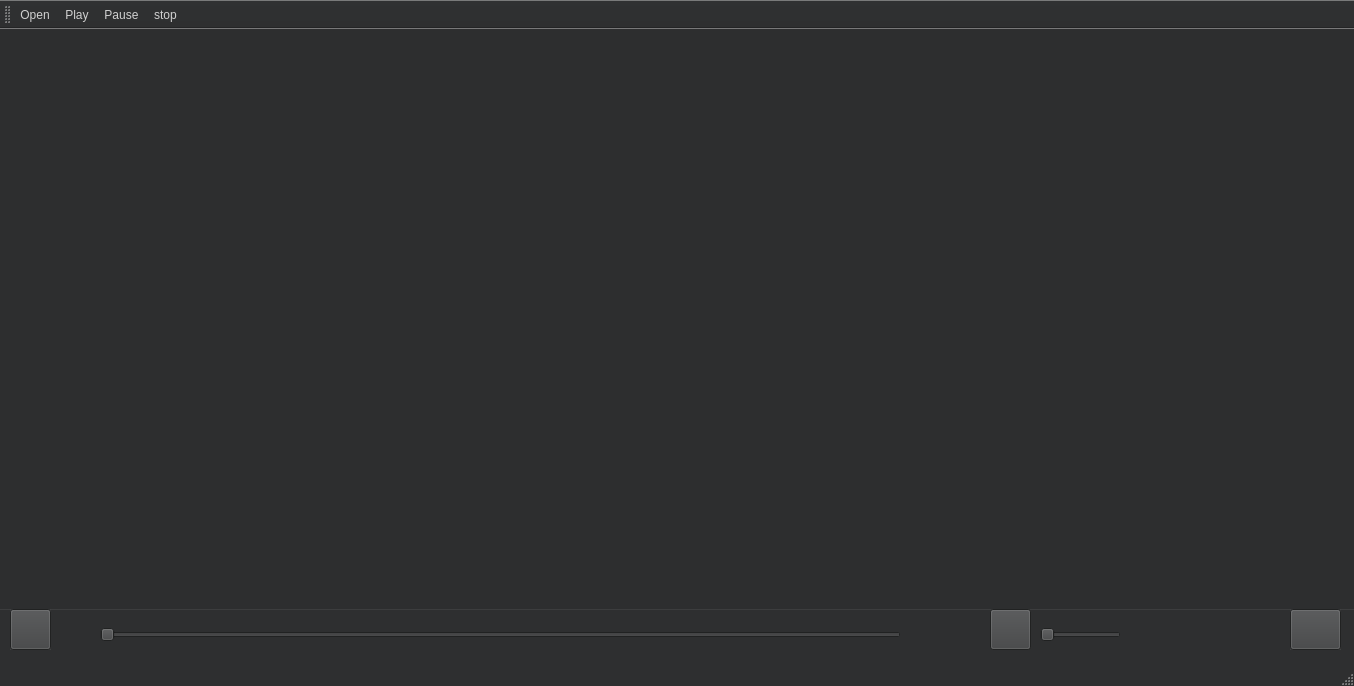
<?xml version="1.0" encoding="UTF-8"?>
<ui version="4.0">
 <class>MainWindow</class>
 <widget class="QMainWindow" name="MainWindow">
  <property name="geometry">
   <rect>
    <x>0</x>
    <y>0</y>
    <width>1354</width>
    <height>686</height>
   </rect>
  </property>
  <property name="palette">
   <palette>
    <active>
     <colorrole role="WindowText">
      <brush brushstyle="SolidPattern">
       <color alpha="255">
        <red>255</red>
        <green>255</green>
        <blue>255</blue>
       </color>
      </brush>
     </colorrole>
     <colorrole role="Button">
      <brush brushstyle="SolidPattern">
       <color alpha="255">
        <red>40</red>
        <green>40</green>
        <blue>40</blue>
       </color>
      </brush>
     </colorrole>
     <colorrole role="Light">
      <brush brushstyle="SolidPattern">
       <color alpha="255">
        <red>60</red>
        <green>60</green>
        <blue>60</blue>
       </color>
      </brush>
     </colorrole>
     <colorrole role="Midlight">
      <brush brushstyle="SolidPattern">
       <color alpha="255">
        <red>50</red>
        <green>50</green>
        <blue>50</blue>
       </color>
      </brush>
     </colorrole>
     <colorrole role="Dark">
      <brush brushstyle="SolidPattern">
       <color alpha="255">
        <red>20</red>
        <green>20</green>
        <blue>20</blue>
       </color>
      </brush>
     </colorrole>
     <colorrole role="Mid">
      <brush brushstyle="SolidPattern">
       <color alpha="255">
        <red>27</red>
        <green>27</green>
        <blue>27</blue>
       </color>
      </brush>
     </colorrole>
     <colorrole role="Text">
      <brush brushstyle="SolidPattern">
       <color alpha="255">
        <red>255</red>
        <green>255</green>
        <blue>255</blue>
       </color>
      </brush>
     </colorrole>
     <colorrole role="BrightText">
      <brush brushstyle="SolidPattern">
       <color alpha="255">
        <red>255</red>
        <green>255</green>
        <blue>255</blue>
       </color>
      </brush>
     </colorrole>
     <colorrole role="ButtonText">
      <brush brushstyle="SolidPattern">
       <color alpha="255">
        <red>255</red>
        <green>255</green>
        <blue>255</blue>
       </color>
      </brush>
     </colorrole>
     <colorrole role="Base">
      <brush brushstyle="SolidPattern">
       <color alpha="255">
        <red>0</red>
        <green>0</green>
        <blue>0</blue>
       </color>
      </brush>
     </colorrole>
     <colorrole role="Window">
      <brush brushstyle="SolidPattern">
       <color alpha="255">
        <red>40</red>
        <green>40</green>
        <blue>40</blue>
       </color>
      </brush>
     </colorrole>
     <colorrole role="Shadow">
      <brush brushstyle="SolidPattern">
       <color alpha="255">
        <red>0</red>
        <green>0</green>
        <blue>0</blue>
       </color>
      </brush>
     </colorrole>
     <colorrole role="AlternateBase">
      <brush brushstyle="SolidPattern">
       <color alpha="255">
        <red>20</red>
        <green>20</green>
        <blue>20</blue>
       </color>
      </brush>
     </colorrole>
     <colorrole role="ToolTipBase">
      <brush brushstyle="SolidPattern">
       <color alpha="255">
        <red>255</red>
        <green>255</green>
        <blue>220</blue>
       </color>
      </brush>
     </colorrole>
     <colorrole role="ToolTipText">
      <brush brushstyle="SolidPattern">
       <color alpha="255">
        <red>0</red>
        <green>0</green>
        <blue>0</blue>
       </color>
      </brush>
     </colorrole>
    </active>
    <inactive>
     <colorrole role="WindowText">
      <brush brushstyle="SolidPattern">
       <color alpha="255">
        <red>208</red>
        <green>208</green>
        <blue>208</blue>
       </color>
      </brush>
     </colorrole>
     <colorrole role="Button">
      <brush brushstyle="SolidPattern">
       <color alpha="255">
        <red>64</red>
        <green>65</green>
        <blue>66</blue>
       </color>
      </brush>
     </colorrole>
     <colorrole role="Light">
      <brush brushstyle="SolidPattern">
       <color alpha="255">
        <red>255</red>
        <green>255</green>
        <blue>255</blue>
       </color>
      </brush>
     </colorrole>
     <colorrole role="Midlight">
      <brush brushstyle="SolidPattern">
       <color alpha="255">
        <red>227</red>
        <green>227</green>
        <blue>227</blue>
       </color>
      </brush>
     </colorrole>
     <colorrole role="Dark">
      <brush brushstyle="SolidPattern">
       <color alpha="255">
        <red>64</red>
        <green>65</green>
        <blue>66</blue>
       </color>
      </brush>
     </colorrole>
     <colorrole role="Mid">
      <brush brushstyle="SolidPattern">
       <color alpha="255">
        <red>160</red>
        <green>160</green>
        <blue>160</blue>
       </color>
      </brush>
     </colorrole>
     <colorrole role="Text">
      <brush brushstyle="SolidPattern">
       <color alpha="255">
        <red>208</red>
        <green>208</green>
        <blue>208</blue>
       </color>
      </brush>
     </colorrole>
     <colorrole role="BrightText">
      <brush brushstyle="SolidPattern">
       <color alpha="255">
        <red>255</red>
        <green>51</green>
        <blue>51</blue>
       </color>
      </brush>
     </colorrole>
     <colorrole role="ButtonText">
      <brush brushstyle="SolidPattern">
       <color alpha="255">
        <red>208</red>
        <green>208</green>
        <blue>208</blue>
       </color>
      </brush>
     </colorrole>
     <colorrole role="Base">
      <brush brushstyle="SolidPattern">
       <color alpha="255">
        <red>46</red>
        <green>47</green>
        <blue>48</blue>
       </color>
      </brush>
     </colorrole>
     <colorrole role="Window">
      <brush brushstyle="SolidPattern">
       <color alpha="255">
        <red>46</red>
        <green>47</green>
        <blue>48</blue>
       </color>
      </brush>
     </colorrole>
     <colorrole role="Shadow">
      <brush brushstyle="SolidPattern">
       <color alpha="255">
        <red>105</red>
        <green>105</green>
        <blue>105</blue>
       </color>
      </brush>
     </colorrole>
     <colorrole role="AlternateBase">
      <brush brushstyle="SolidPattern">
       <color alpha="255">
        <red>53</red>
        <green>54</green>
        <blue>55</blue>
       </color>
      </brush>
     </colorrole>
     <colorrole role="ToolTipBase">
      <brush brushstyle="SolidPattern">
       <color alpha="255">
        <red>64</red>
        <green>65</green>
        <blue>66</blue>
       </color>
      </brush>
     </colorrole>
     <colorrole role="ToolTipText">
      <brush brushstyle="SolidPattern">
       <color alpha="255">
        <red>208</red>
        <green>208</green>
        <blue>208</blue>
       </color>
      </brush>
     </colorrole>
    </inactive>
    <disabled>
     <colorrole role="WindowText">
      <brush brushstyle="SolidPattern">
       <color alpha="255">
        <red>20</red>
        <green>20</green>
        <blue>20</blue>
       </color>
      </brush>
     </colorrole>
     <colorrole role="Button">
      <brush brushstyle="SolidPattern">
       <color alpha="255">
        <red>40</red>
        <green>40</green>
        <blue>40</blue>
       </color>
      </brush>
     </colorrole>
     <colorrole role="Light">
      <brush brushstyle="SolidPattern">
       <color alpha="255">
        <red>60</red>
        <green>60</green>
        <blue>60</blue>
       </color>
      </brush>
     </colorrole>
     <colorrole role="Midlight">
      <brush brushstyle="SolidPattern">
       <color alpha="255">
        <red>50</red>
        <green>50</green>
        <blue>50</blue>
       </color>
      </brush>
     </colorrole>
     <colorrole role="Dark">
      <brush brushstyle="SolidPattern">
       <color alpha="255">
        <red>20</red>
        <green>20</green>
        <blue>20</blue>
       </color>
      </brush>
     </colorrole>
     <colorrole role="Mid">
      <brush brushstyle="SolidPattern">
       <color alpha="255">
        <red>27</red>
        <green>27</green>
        <blue>27</blue>
       </color>
      </brush>
     </colorrole>
     <colorrole role="Text">
      <brush brushstyle="SolidPattern">
       <color alpha="255">
        <red>20</red>
        <green>20</green>
        <blue>20</blue>
       </color>
      </brush>
     </colorrole>
     <colorrole role="BrightText">
      <brush brushstyle="SolidPattern">
       <color alpha="255">
        <red>255</red>
        <green>255</green>
        <blue>255</blue>
       </color>
      </brush>
     </colorrole>
     <colorrole role="ButtonText">
      <brush brushstyle="SolidPattern">
       <color alpha="255">
        <red>20</red>
        <green>20</green>
        <blue>20</blue>
       </color>
      </brush>
     </colorrole>
     <colorrole role="Base">
      <brush brushstyle="SolidPattern">
       <color alpha="255">
        <red>40</red>
        <green>40</green>
        <blue>40</blue>
       </color>
      </brush>
     </colorrole>
     <colorrole role="Window">
      <brush brushstyle="SolidPattern">
       <color alpha="255">
        <red>40</red>
        <green>40</green>
        <blue>40</blue>
       </color>
      </brush>
     </colorrole>
     <colorrole role="Shadow">
      <brush brushstyle="SolidPattern">
       <color alpha="255">
        <red>0</red>
        <green>0</green>
        <blue>0</blue>
       </color>
      </brush>
     </colorrole>
     <colorrole role="AlternateBase">
      <brush brushstyle="SolidPattern">
       <color alpha="255">
        <red>53</red>
        <green>54</green>
        <blue>55</blue>
       </color>
      </brush>
     </colorrole>
     <colorrole role="ToolTipBase">
      <brush brushstyle="SolidPattern">
       <color alpha="255">
        <red>64</red>
        <green>65</green>
        <blue>66</blue>
       </color>
      </brush>
     </colorrole>
     <colorrole role="ToolTipText">
      <brush brushstyle="SolidPattern">
       <color alpha="255">
        <red>208</red>
        <green>208</green>
        <blue>208</blue>
       </color>
      </brush>
     </colorrole>
    </disabled>
   </palette>
  </property>
  <property name="mouseTracking">
   <bool>false</bool>
  </property>
  <property name="acceptDrops">
   <bool>false</bool>
  </property>
  <property name="windowTitle">
   <string>MainWindow</string>
  </property>
  <property name="windowOpacity">
   <double>1.000000000000000</double>
  </property>
  <widget class="QWidget" name="centralwidget">
   <widget class="QSlider" name="volumeSlider">
    <property name="geometry">
     <rect>
      <x>1040</x>
      <y>590</y>
      <width>81</width>
      <height>31</height>
     </rect>
    </property>
    <property name="palette">
     <palette>
      <active>
       <colorrole role="WindowText">
        <brush brushstyle="SolidPattern">
         <color alpha="255">
          <red>255</red>
          <green>255</green>
          <blue>255</blue>
         </color>
        </brush>
       </colorrole>
       <colorrole role="Button">
        <brush brushstyle="SolidPattern">
         <color alpha="255">
          <red>0</red>
          <green>0</green>
          <blue>0</blue>
         </color>
        </brush>
       </colorrole>
       <colorrole role="Light">
        <brush brushstyle="SolidPattern">
         <color alpha="255">
          <red>0</red>
          <green>0</green>
          <blue>0</blue>
         </color>
        </brush>
       </colorrole>
       <colorrole role="Midlight">
        <brush brushstyle="SolidPattern">
         <color alpha="255">
          <red>0</red>
          <green>0</green>
          <blue>0</blue>
         </color>
        </brush>
       </colorrole>
       <colorrole role="Dark">
        <brush brushstyle="SolidPattern">
         <color alpha="255">
          <red>0</red>
          <green>0</green>
          <blue>0</blue>
         </color>
        </brush>
       </colorrole>
       <colorrole role="Mid">
        <brush brushstyle="SolidPattern">
         <color alpha="255">
          <red>0</red>
          <green>0</green>
          <blue>0</blue>
         </color>
        </brush>
       </colorrole>
       <colorrole role="Text">
        <brush brushstyle="SolidPattern">
         <color alpha="255">
          <red>255</red>
          <green>255</green>
          <blue>255</blue>
         </color>
        </brush>
       </colorrole>
       <colorrole role="BrightText">
        <brush brushstyle="SolidPattern">
         <color alpha="255">
          <red>255</red>
          <green>255</green>
          <blue>255</blue>
         </color>
        </brush>
       </colorrole>
       <colorrole role="ButtonText">
        <brush brushstyle="SolidPattern">
         <color alpha="255">
          <red>255</red>
          <green>255</green>
          <blue>255</blue>
         </color>
        </brush>
       </colorrole>
       <colorrole role="Base">
        <brush brushstyle="SolidPattern">
         <color alpha="255">
          <red>0</red>
          <green>0</green>
          <blue>0</blue>
         </color>
        </brush>
       </colorrole>
       <colorrole role="Window">
        <brush brushstyle="SolidPattern">
         <color alpha="255">
          <red>0</red>
          <green>0</green>
          <blue>0</blue>
         </color>
        </brush>
       </colorrole>
       <colorrole role="Shadow">
        <brush brushstyle="SolidPattern">
         <color alpha="255">
          <red>0</red>
          <green>0</green>
          <blue>0</blue>
         </color>
        </brush>
       </colorrole>
       <colorrole role="AlternateBase">
        <brush brushstyle="SolidPattern">
         <color alpha="255">
          <red>0</red>
          <green>0</green>
          <blue>0</blue>
         </color>
        </brush>
       </colorrole>
       <colorrole role="ToolTipBase">
        <brush brushstyle="SolidPattern">
         <color alpha="255">
          <red>255</red>
          <green>255</green>
          <blue>220</blue>
         </color>
        </brush>
       </colorrole>
       <colorrole role="ToolTipText">
        <brush brushstyle="SolidPattern">
         <color alpha="255">
          <red>0</red>
          <green>0</green>
          <blue>0</blue>
         </color>
        </brush>
       </colorrole>
      </active>
      <inactive>
       <colorrole role="WindowText">
        <brush brushstyle="SolidPattern">
         <color alpha="255">
          <red>208</red>
          <green>208</green>
          <blue>208</blue>
         </color>
        </brush>
       </colorrole>
       <colorrole role="Button">
        <brush brushstyle="SolidPattern">
         <color alpha="255">
          <red>64</red>
          <green>65</green>
          <blue>66</blue>
         </color>
        </brush>
       </colorrole>
       <colorrole role="Light">
        <brush brushstyle="SolidPattern">
         <color alpha="255">
          <red>255</red>
          <green>255</green>
          <blue>255</blue>
         </color>
        </brush>
       </colorrole>
       <colorrole role="Midlight">
        <brush brushstyle="SolidPattern">
         <color alpha="255">
          <red>227</red>
          <green>227</green>
          <blue>227</blue>
         </color>
        </brush>
       </colorrole>
       <colorrole role="Dark">
        <brush brushstyle="SolidPattern">
         <color alpha="255">
          <red>64</red>
          <green>65</green>
          <blue>66</blue>
         </color>
        </brush>
       </colorrole>
       <colorrole role="Mid">
        <brush brushstyle="SolidPattern">
         <color alpha="255">
          <red>160</red>
          <green>160</green>
          <blue>160</blue>
         </color>
        </brush>
       </colorrole>
       <colorrole role="Text">
        <brush brushstyle="SolidPattern">
         <color alpha="255">
          <red>208</red>
          <green>208</green>
          <blue>208</blue>
         </color>
        </brush>
       </colorrole>
       <colorrole role="BrightText">
        <brush brushstyle="SolidPattern">
         <color alpha="255">
          <red>255</red>
          <green>51</green>
          <blue>51</blue>
         </color>
        </brush>
       </colorrole>
       <colorrole role="ButtonText">
        <brush brushstyle="SolidPattern">
         <color alpha="255">
          <red>208</red>
          <green>208</green>
          <blue>208</blue>
         </color>
        </brush>
       </colorrole>
       <colorrole role="Base">
        <brush brushstyle="SolidPattern">
         <color alpha="255">
          <red>46</red>
          <green>47</green>
          <blue>48</blue>
         </color>
        </brush>
       </colorrole>
       <colorrole role="Window">
        <brush brushstyle="SolidPattern">
         <color alpha="255">
          <red>46</red>
          <green>47</green>
          <blue>48</blue>
         </color>
        </brush>
       </colorrole>
       <colorrole role="Shadow">
        <brush brushstyle="SolidPattern">
         <color alpha="255">
          <red>105</red>
          <green>105</green>
          <blue>105</blue>
         </color>
        </brush>
       </colorrole>
       <colorrole role="AlternateBase">
        <brush brushstyle="SolidPattern">
         <color alpha="255">
          <red>53</red>
          <green>54</green>
          <blue>55</blue>
         </color>
        </brush>
       </colorrole>
       <colorrole role="ToolTipBase">
        <brush brushstyle="SolidPattern">
         <color alpha="255">
          <red>64</red>
          <green>65</green>
          <blue>66</blue>
         </color>
        </brush>
       </colorrole>
       <colorrole role="ToolTipText">
        <brush brushstyle="SolidPattern">
         <color alpha="255">
          <red>208</red>
          <green>208</green>
          <blue>208</blue>
         </color>
        </brush>
       </colorrole>
      </inactive>
      <disabled>
       <colorrole role="WindowText">
        <brush brushstyle="SolidPattern">
         <color alpha="255">
          <red>0</red>
          <green>0</green>
          <blue>0</blue>
         </color>
        </brush>
       </colorrole>
       <colorrole role="Button">
        <brush brushstyle="SolidPattern">
         <color alpha="255">
          <red>0</red>
          <green>0</green>
          <blue>0</blue>
         </color>
        </brush>
       </colorrole>
       <colorrole role="Light">
        <brush brushstyle="SolidPattern">
         <color alpha="255">
          <red>0</red>
          <green>0</green>
          <blue>0</blue>
         </color>
        </brush>
       </colorrole>
       <colorrole role="Midlight">
        <brush brushstyle="SolidPattern">
         <color alpha="255">
          <red>0</red>
          <green>0</green>
          <blue>0</blue>
         </color>
        </brush>
       </colorrole>
       <colorrole role="Dark">
        <brush brushstyle="SolidPattern">
         <color alpha="255">
          <red>0</red>
          <green>0</green>
          <blue>0</blue>
         </color>
        </brush>
       </colorrole>
       <colorrole role="Mid">
        <brush brushstyle="SolidPattern">
         <color alpha="255">
          <red>0</red>
          <green>0</green>
          <blue>0</blue>
         </color>
        </brush>
       </colorrole>
       <colorrole role="Text">
        <brush brushstyle="SolidPattern">
         <color alpha="255">
          <red>0</red>
          <green>0</green>
          <blue>0</blue>
         </color>
        </brush>
       </colorrole>
       <colorrole role="BrightText">
        <brush brushstyle="SolidPattern">
         <color alpha="255">
          <red>255</red>
          <green>255</green>
          <blue>255</blue>
         </color>
        </brush>
       </colorrole>
       <colorrole role="ButtonText">
        <brush brushstyle="SolidPattern">
         <color alpha="255">
          <red>0</red>
          <green>0</green>
          <blue>0</blue>
         </color>
        </brush>
       </colorrole>
       <colorrole role="Base">
        <brush brushstyle="SolidPattern">
         <color alpha="255">
          <red>0</red>
          <green>0</green>
          <blue>0</blue>
         </color>
        </brush>
       </colorrole>
       <colorrole role="Window">
        <brush brushstyle="SolidPattern">
         <color alpha="255">
          <red>0</red>
          <green>0</green>
          <blue>0</blue>
         </color>
        </brush>
       </colorrole>
       <colorrole role="Shadow">
        <brush brushstyle="SolidPattern">
         <color alpha="255">
          <red>0</red>
          <green>0</green>
          <blue>0</blue>
         </color>
        </brush>
       </colorrole>
       <colorrole role="AlternateBase">
        <brush brushstyle="SolidPattern">
         <color alpha="255">
          <red>53</red>
          <green>54</green>
          <blue>55</blue>
         </color>
        </brush>
       </colorrole>
       <colorrole role="ToolTipBase">
        <brush brushstyle="SolidPattern">
         <color alpha="255">
          <red>64</red>
          <green>65</green>
          <blue>66</blue>
         </color>
        </brush>
       </colorrole>
       <colorrole role="ToolTipText">
        <brush brushstyle="SolidPattern">
         <color alpha="255">
          <red>208</red>
          <green>208</green>
          <blue>208</blue>
         </color>
        </brush>
       </colorrole>
      </disabled>
     </palette>
    </property>
    <property name="autoFillBackground">
     <bool>false</bool>
    </property>
    <property name="orientation">
     <enum>Qt::Horizontal</enum>
    </property>
   </widget>
   <widget class="QGroupBox" name="groupBox">
    <property name="geometry">
     <rect>
      <x>-10</x>
      <y>-20</y>
      <width>1381</width>
      <height>601</height>
     </rect>
    </property>
    <property name="title">
     <string>GroupBox</string>
    </property>
   </widget>
   <widget class="QWidget" name="verticalLayoutWidget">
    <property name="geometry">
     <rect>
      <x>100</x>
      <y>580</y>
      <width>801</width>
      <height>51</height>
     </rect>
    </property>
    <layout class="QVBoxLayout" name="verticalLayout">
     <item>
      <widget class="QSlider" name="durationSlider">
       <property name="orientation">
        <enum>Qt::Horizontal</enum>
       </property>
      </widget>
     </item>
    </layout>
   </widget>
   <widget class="QPushButton" name="playButton">
    <property name="geometry">
     <rect>
      <x>10</x>
      <y>580</y>
      <width>41</width>
      <height>41</height>
     </rect>
    </property>
    <property name="baseSize">
     <size>
      <width>20</width>
      <height>20</height>
     </size>
    </property>
    <property name="palette">
     <palette>
      <active>
       <colorrole role="WindowText">
        <brush brushstyle="SolidPattern">
         <color alpha="255">
          <red>255</red>
          <green>255</green>
          <blue>255</blue>
         </color>
        </brush>
       </colorrole>
       <colorrole role="Button">
        <brush brushstyle="SolidPattern">
         <color alpha="255">
          <red>0</red>
          <green>0</green>
          <blue>0</blue>
         </color>
        </brush>
       </colorrole>
       <colorrole role="Light">
        <brush brushstyle="SolidPattern">
         <color alpha="255">
          <red>0</red>
          <green>0</green>
          <blue>0</blue>
         </color>
        </brush>
       </colorrole>
       <colorrole role="Midlight">
        <brush brushstyle="SolidPattern">
         <color alpha="255">
          <red>0</red>
          <green>0</green>
          <blue>0</blue>
         </color>
        </brush>
       </colorrole>
       <colorrole role="Dark">
        <brush brushstyle="SolidPattern">
         <color alpha="255">
          <red>0</red>
          <green>0</green>
          <blue>0</blue>
         </color>
        </brush>
       </colorrole>
       <colorrole role="Mid">
        <brush brushstyle="SolidPattern">
         <color alpha="255">
          <red>0</red>
          <green>0</green>
          <blue>0</blue>
         </color>
        </brush>
       </colorrole>
       <colorrole role="Text">
        <brush brushstyle="SolidPattern">
         <color alpha="255">
          <red>255</red>
          <green>255</green>
          <blue>255</blue>
         </color>
        </brush>
       </colorrole>
       <colorrole role="BrightText">
        <brush brushstyle="SolidPattern">
         <color alpha="255">
          <red>255</red>
          <green>255</green>
          <blue>255</blue>
         </color>
        </brush>
       </colorrole>
       <colorrole role="ButtonText">
        <brush brushstyle="SolidPattern">
         <color alpha="255">
          <red>255</red>
          <green>255</green>
          <blue>255</blue>
         </color>
        </brush>
       </colorrole>
       <colorrole role="Base">
        <brush brushstyle="SolidPattern">
         <color alpha="255">
          <red>0</red>
          <green>0</green>
          <blue>0</blue>
         </color>
        </brush>
       </colorrole>
       <colorrole role="Window">
        <brush brushstyle="SolidPattern">
         <color alpha="255">
          <red>0</red>
          <green>0</green>
          <blue>0</blue>
         </color>
        </brush>
       </colorrole>
       <colorrole role="Shadow">
        <brush brushstyle="SolidPattern">
         <color alpha="255">
          <red>0</red>
          <green>0</green>
          <blue>0</blue>
         </color>
        </brush>
       </colorrole>
       <colorrole role="AlternateBase">
        <brush brushstyle="SolidPattern">
         <color alpha="255">
          <red>0</red>
          <green>0</green>
          <blue>0</blue>
         </color>
        </brush>
       </colorrole>
       <colorrole role="ToolTipBase">
        <brush brushstyle="SolidPattern">
         <color alpha="255">
          <red>255</red>
          <green>255</green>
          <blue>220</blue>
         </color>
        </brush>
       </colorrole>
       <colorrole role="ToolTipText">
        <brush brushstyle="SolidPattern">
         <color alpha="255">
          <red>0</red>
          <green>0</green>
          <blue>0</blue>
         </color>
        </brush>
       </colorrole>
      </active>
      <inactive>
       <colorrole role="WindowText">
        <brush brushstyle="SolidPattern">
         <color alpha="255">
          <red>208</red>
          <green>208</green>
          <blue>208</blue>
         </color>
        </brush>
       </colorrole>
       <colorrole role="Button">
        <brush brushstyle="SolidPattern">
         <color alpha="255">
          <red>64</red>
          <green>65</green>
          <blue>66</blue>
         </color>
        </brush>
       </colorrole>
       <colorrole role="Light">
        <brush brushstyle="SolidPattern">
         <color alpha="255">
          <red>255</red>
          <green>255</green>
          <blue>255</blue>
         </color>
        </brush>
       </colorrole>
       <colorrole role="Midlight">
        <brush brushstyle="SolidPattern">
         <color alpha="255">
          <red>227</red>
          <green>227</green>
          <blue>227</blue>
         </color>
        </brush>
       </colorrole>
       <colorrole role="Dark">
        <brush brushstyle="SolidPattern">
         <color alpha="255">
          <red>64</red>
          <green>65</green>
          <blue>66</blue>
         </color>
        </brush>
       </colorrole>
       <colorrole role="Mid">
        <brush brushstyle="SolidPattern">
         <color alpha="255">
          <red>160</red>
          <green>160</green>
          <blue>160</blue>
         </color>
        </brush>
       </colorrole>
       <colorrole role="Text">
        <brush brushstyle="SolidPattern">
         <color alpha="255">
          <red>208</red>
          <green>208</green>
          <blue>208</blue>
         </color>
        </brush>
       </colorrole>
       <colorrole role="BrightText">
        <brush brushstyle="SolidPattern">
         <color alpha="255">
          <red>255</red>
          <green>51</green>
          <blue>51</blue>
         </color>
        </brush>
       </colorrole>
       <colorrole role="ButtonText">
        <brush brushstyle="SolidPattern">
         <color alpha="255">
          <red>208</red>
          <green>208</green>
          <blue>208</blue>
         </color>
        </brush>
       </colorrole>
       <colorrole role="Base">
        <brush brushstyle="SolidPattern">
         <color alpha="255">
          <red>46</red>
          <green>47</green>
          <blue>48</blue>
         </color>
        </brush>
       </colorrole>
       <colorrole role="Window">
        <brush brushstyle="SolidPattern">
         <color alpha="255">
          <red>46</red>
          <green>47</green>
          <blue>48</blue>
         </color>
        </brush>
       </colorrole>
       <colorrole role="Shadow">
        <brush brushstyle="SolidPattern">
         <color alpha="255">
          <red>105</red>
          <green>105</green>
          <blue>105</blue>
         </color>
        </brush>
       </colorrole>
       <colorrole role="AlternateBase">
        <brush brushstyle="SolidPattern">
         <color alpha="255">
          <red>53</red>
          <green>54</green>
          <blue>55</blue>
         </color>
        </brush>
       </colorrole>
       <colorrole role="ToolTipBase">
        <brush brushstyle="SolidPattern">
         <color alpha="255">
          <red>64</red>
          <green>65</green>
          <blue>66</blue>
         </color>
        </brush>
       </colorrole>
       <colorrole role="ToolTipText">
        <brush brushstyle="SolidPattern">
         <color alpha="255">
          <red>208</red>
          <green>208</green>
          <blue>208</blue>
         </color>
        </brush>
       </colorrole>
      </inactive>
      <disabled>
       <colorrole role="WindowText">
        <brush brushstyle="SolidPattern">
         <color alpha="255">
          <red>0</red>
          <green>0</green>
          <blue>0</blue>
         </color>
        </brush>
       </colorrole>
       <colorrole role="Button">
        <brush brushstyle="SolidPattern">
         <color alpha="255">
          <red>0</red>
          <green>0</green>
          <blue>0</blue>
         </color>
        </brush>
       </colorrole>
       <colorrole role="Light">
        <brush brushstyle="SolidPattern">
         <color alpha="255">
          <red>0</red>
          <green>0</green>
          <blue>0</blue>
         </color>
        </brush>
       </colorrole>
       <colorrole role="Midlight">
        <brush brushstyle="SolidPattern">
         <color alpha="255">
          <red>0</red>
          <green>0</green>
          <blue>0</blue>
         </color>
        </brush>
       </colorrole>
       <colorrole role="Dark">
        <brush brushstyle="SolidPattern">
         <color alpha="255">
          <red>0</red>
          <green>0</green>
          <blue>0</blue>
         </color>
        </brush>
       </colorrole>
       <colorrole role="Mid">
        <brush brushstyle="SolidPattern">
         <color alpha="255">
          <red>0</red>
          <green>0</green>
          <blue>0</blue>
         </color>
        </brush>
       </colorrole>
       <colorrole role="Text">
        <brush brushstyle="SolidPattern">
         <color alpha="255">
          <red>0</red>
          <green>0</green>
          <blue>0</blue>
         </color>
        </brush>
       </colorrole>
       <colorrole role="BrightText">
        <brush brushstyle="SolidPattern">
         <color alpha="255">
          <red>255</red>
          <green>255</green>
          <blue>255</blue>
         </color>
        </brush>
       </colorrole>
       <colorrole role="ButtonText">
        <brush brushstyle="SolidPattern">
         <color alpha="255">
          <red>0</red>
          <green>0</green>
          <blue>0</blue>
         </color>
        </brush>
       </colorrole>
       <colorrole role="Base">
        <brush brushstyle="SolidPattern">
         <color alpha="255">
          <red>0</red>
          <green>0</green>
          <blue>0</blue>
         </color>
        </brush>
       </colorrole>
       <colorrole role="Window">
        <brush brushstyle="SolidPattern">
         <color alpha="255">
          <red>0</red>
          <green>0</green>
          <blue>0</blue>
         </color>
        </brush>
       </colorrole>
       <colorrole role="Shadow">
        <brush brushstyle="SolidPattern">
         <color alpha="255">
          <red>0</red>
          <green>0</green>
          <blue>0</blue>
         </color>
        </brush>
       </colorrole>
       <colorrole role="AlternateBase">
        <brush brushstyle="SolidPattern">
         <color alpha="255">
          <red>53</red>
          <green>54</green>
          <blue>55</blue>
         </color>
        </brush>
       </colorrole>
       <colorrole role="ToolTipBase">
        <brush brushstyle="SolidPattern">
         <color alpha="255">
          <red>64</red>
          <green>65</green>
          <blue>66</blue>
         </color>
        </brush>
       </colorrole>
       <colorrole role="ToolTipText">
        <brush brushstyle="SolidPattern">
         <color alpha="255">
          <red>208</red>
          <green>208</green>
          <blue>208</blue>
         </color>
        </brush>
       </colorrole>
      </disabled>
     </palette>
    </property>
    <property name="cursor">
     <cursorShape>PointingHandCursor</cursorShape>
    </property>
    <property name="autoFillBackground">
     <bool>true</bool>
    </property>
    <property name="text">
     <string/>
    </property>
    <property name="icon">
     <iconset resource="images.qrc">
      <normaloff>:/img/Images/pause.png</normaloff>:/img/Images/pause.png</iconset>
    </property>
    <property name="iconSize">
     <size>
      <width>25</width>
      <height>25</height>
     </size>
    </property>
   </widget>
   <widget class="QPushButton" name="muteButton">
    <property name="geometry">
     <rect>
      <x>990</x>
      <y>580</y>
      <width>41</width>
      <height>41</height>
     </rect>
    </property>
    <property name="cursor">
     <cursorShape>PointingHandCursor</cursorShape>
    </property>
    <property name="autoFillBackground">
     <bool>false</bool>
    </property>
    <property name="text">
     <string/>
    </property>
    <property name="icon">
     <iconset resource="images.qrc">
      <normaloff>:/img/Images/volume.png</normaloff>:/img/Images/volume.png</iconset>
    </property>
    <property name="iconSize">
     <size>
      <width>25</width>
      <height>25</height>
     </size>
    </property>
   </widget>
   <widget class="QPushButton" name="fullScreen">
    <property name="geometry">
     <rect>
      <x>1290</x>
      <y>580</y>
      <width>51</width>
      <height>41</height>
     </rect>
    </property>
    <property name="palette">
     <palette>
      <active>
       <colorrole role="WindowText">
        <brush brushstyle="SolidPattern">
         <color alpha="255">
          <red>255</red>
          <green>255</green>
          <blue>255</blue>
         </color>
        </brush>
       </colorrole>
       <colorrole role="Button">
        <brush brushstyle="SolidPattern">
         <color alpha="255">
          <red>0</red>
          <green>0</green>
          <blue>0</blue>
         </color>
        </brush>
       </colorrole>
       <colorrole role="Light">
        <brush brushstyle="SolidPattern">
         <color alpha="255">
          <red>0</red>
          <green>0</green>
          <blue>0</blue>
         </color>
        </brush>
       </colorrole>
       <colorrole role="Midlight">
        <brush brushstyle="SolidPattern">
         <color alpha="255">
          <red>0</red>
          <green>0</green>
          <blue>0</blue>
         </color>
        </brush>
       </colorrole>
       <colorrole role="Dark">
        <brush brushstyle="SolidPattern">
         <color alpha="255">
          <red>0</red>
          <green>0</green>
          <blue>0</blue>
         </color>
        </brush>
       </colorrole>
       <colorrole role="Mid">
        <brush brushstyle="SolidPattern">
         <color alpha="255">
          <red>0</red>
          <green>0</green>
          <blue>0</blue>
         </color>
        </brush>
       </colorrole>
       <colorrole role="Text">
        <brush brushstyle="SolidPattern">
         <color alpha="255">
          <red>255</red>
          <green>255</green>
          <blue>255</blue>
         </color>
        </brush>
       </colorrole>
       <colorrole role="BrightText">
        <brush brushstyle="SolidPattern">
         <color alpha="255">
          <red>255</red>
          <green>255</green>
          <blue>255</blue>
         </color>
        </brush>
       </colorrole>
       <colorrole role="ButtonText">
        <brush brushstyle="SolidPattern">
         <color alpha="255">
          <red>255</red>
          <green>255</green>
          <blue>255</blue>
         </color>
        </brush>
       </colorrole>
       <colorrole role="Base">
        <brush brushstyle="SolidPattern">
         <color alpha="255">
          <red>0</red>
          <green>0</green>
          <blue>0</blue>
         </color>
        </brush>
       </colorrole>
       <colorrole role="Window">
        <brush brushstyle="SolidPattern">
         <color alpha="255">
          <red>0</red>
          <green>0</green>
          <blue>0</blue>
         </color>
        </brush>
       </colorrole>
       <colorrole role="Shadow">
        <brush brushstyle="SolidPattern">
         <color alpha="255">
          <red>0</red>
          <green>0</green>
          <blue>0</blue>
         </color>
        </brush>
       </colorrole>
       <colorrole role="AlternateBase">
        <brush brushstyle="SolidPattern">
         <color alpha="255">
          <red>0</red>
          <green>0</green>
          <blue>0</blue>
         </color>
        </brush>
       </colorrole>
       <colorrole role="ToolTipBase">
        <brush brushstyle="SolidPattern">
         <color alpha="255">
          <red>255</red>
          <green>255</green>
          <blue>220</blue>
         </color>
        </brush>
       </colorrole>
       <colorrole role="ToolTipText">
        <brush brushstyle="SolidPattern">
         <color alpha="255">
          <red>0</red>
          <green>0</green>
          <blue>0</blue>
         </color>
        </brush>
       </colorrole>
      </active>
      <inactive>
       <colorrole role="WindowText">
        <brush brushstyle="SolidPattern">
         <color alpha="255">
          <red>208</red>
          <green>208</green>
          <blue>208</blue>
         </color>
        </brush>
       </colorrole>
       <colorrole role="Button">
        <brush brushstyle="SolidPattern">
         <color alpha="255">
          <red>64</red>
          <green>65</green>
          <blue>66</blue>
         </color>
        </brush>
       </colorrole>
       <colorrole role="Light">
        <brush brushstyle="SolidPattern">
         <color alpha="255">
          <red>255</red>
          <green>255</green>
          <blue>255</blue>
         </color>
        </brush>
       </colorrole>
       <colorrole role="Midlight">
        <brush brushstyle="SolidPattern">
         <color alpha="255">
          <red>227</red>
          <green>227</green>
          <blue>227</blue>
         </color>
        </brush>
       </colorrole>
       <colorrole role="Dark">
        <brush brushstyle="SolidPattern">
         <color alpha="255">
          <red>64</red>
          <green>65</green>
          <blue>66</blue>
         </color>
        </brush>
       </colorrole>
       <colorrole role="Mid">
        <brush brushstyle="SolidPattern">
         <color alpha="255">
          <red>160</red>
          <green>160</green>
          <blue>160</blue>
         </color>
        </brush>
       </colorrole>
       <colorrole role="Text">
        <brush brushstyle="SolidPattern">
         <color alpha="255">
          <red>208</red>
          <green>208</green>
          <blue>208</blue>
         </color>
        </brush>
       </colorrole>
       <colorrole role="BrightText">
        <brush brushstyle="SolidPattern">
         <color alpha="255">
          <red>255</red>
          <green>51</green>
          <blue>51</blue>
         </color>
        </brush>
       </colorrole>
       <colorrole role="ButtonText">
        <brush brushstyle="SolidPattern">
         <color alpha="255">
          <red>208</red>
          <green>208</green>
          <blue>208</blue>
         </color>
        </brush>
       </colorrole>
       <colorrole role="Base">
        <brush brushstyle="SolidPattern">
         <color alpha="255">
          <red>46</red>
          <green>47</green>
          <blue>48</blue>
         </color>
        </brush>
       </colorrole>
       <colorrole role="Window">
        <brush brushstyle="SolidPattern">
         <color alpha="255">
          <red>46</red>
          <green>47</green>
          <blue>48</blue>
         </color>
        </brush>
       </colorrole>
       <colorrole role="Shadow">
        <brush brushstyle="SolidPattern">
         <color alpha="255">
          <red>105</red>
          <green>105</green>
          <blue>105</blue>
         </color>
        </brush>
       </colorrole>
       <colorrole role="AlternateBase">
        <brush brushstyle="SolidPattern">
         <color alpha="255">
          <red>53</red>
          <green>54</green>
          <blue>55</blue>
         </color>
        </brush>
       </colorrole>
       <colorrole role="ToolTipBase">
        <brush brushstyle="SolidPattern">
         <color alpha="255">
          <red>64</red>
          <green>65</green>
          <blue>66</blue>
         </color>
        </brush>
       </colorrole>
       <colorrole role="ToolTipText">
        <brush brushstyle="SolidPattern">
         <color alpha="255">
          <red>208</red>
          <green>208</green>
          <blue>208</blue>
         </color>
        </brush>
       </colorrole>
      </inactive>
      <disabled>
       <colorrole role="WindowText">
        <brush brushstyle="SolidPattern">
         <color alpha="255">
          <red>0</red>
          <green>0</green>
          <blue>0</blue>
         </color>
        </brush>
       </colorrole>
       <colorrole role="Button">
        <brush brushstyle="SolidPattern">
         <color alpha="255">
          <red>0</red>
          <green>0</green>
          <blue>0</blue>
         </color>
        </brush>
       </colorrole>
       <colorrole role="Light">
        <brush brushstyle="SolidPattern">
         <color alpha="255">
          <red>0</red>
          <green>0</green>
          <blue>0</blue>
         </color>
        </brush>
       </colorrole>
       <colorrole role="Midlight">
        <brush brushstyle="SolidPattern">
         <color alpha="255">
          <red>0</red>
          <green>0</green>
          <blue>0</blue>
         </color>
        </brush>
       </colorrole>
       <colorrole role="Dark">
        <brush brushstyle="SolidPattern">
         <color alpha="255">
          <red>0</red>
          <green>0</green>
          <blue>0</blue>
         </color>
        </brush>
       </colorrole>
       <colorrole role="Mid">
        <brush brushstyle="SolidPattern">
         <color alpha="255">
          <red>0</red>
          <green>0</green>
          <blue>0</blue>
         </color>
        </brush>
       </colorrole>
       <colorrole role="Text">
        <brush brushstyle="SolidPattern">
         <color alpha="255">
          <red>0</red>
          <green>0</green>
          <blue>0</blue>
         </color>
        </brush>
       </colorrole>
       <colorrole role="BrightText">
        <brush brushstyle="SolidPattern">
         <color alpha="255">
          <red>255</red>
          <green>255</green>
          <blue>255</blue>
         </color>
        </brush>
       </colorrole>
       <colorrole role="ButtonText">
        <brush brushstyle="SolidPattern">
         <color alpha="255">
          <red>0</red>
          <green>0</green>
          <blue>0</blue>
         </color>
        </brush>
       </colorrole>
       <colorrole role="Base">
        <brush brushstyle="SolidPattern">
         <color alpha="255">
          <red>0</red>
          <green>0</green>
          <blue>0</blue>
         </color>
        </brush>
       </colorrole>
       <colorrole role="Window">
        <brush brushstyle="SolidPattern">
         <color alpha="255">
          <red>0</red>
          <green>0</green>
          <blue>0</blue>
         </color>
        </brush>
       </colorrole>
       <colorrole role="Shadow">
        <brush brushstyle="SolidPattern">
         <color alpha="255">
          <red>0</red>
          <green>0</green>
          <blue>0</blue>
         </color>
        </brush>
       </colorrole>
       <colorrole role="AlternateBase">
        <brush brushstyle="SolidPattern">
         <color alpha="255">
          <red>53</red>
          <green>54</green>
          <blue>55</blue>
         </color>
        </brush>
       </colorrole>
       <colorrole role="ToolTipBase">
        <brush brushstyle="SolidPattern">
         <color alpha="255">
          <red>64</red>
          <green>65</green>
          <blue>66</blue>
         </color>
        </brush>
       </colorrole>
       <colorrole role="ToolTipText">
        <brush brushstyle="SolidPattern">
         <color alpha="255">
          <red>208</red>
          <green>208</green>
          <blue>208</blue>
         </color>
        </brush>
       </colorrole>
      </disabled>
     </palette>
    </property>
    <property name="cursor">
     <cursorShape>PointingHandCursor</cursorShape>
    </property>
    <property name="autoFillBackground">
     <bool>true</bool>
    </property>
    <property name="text">
     <string/>
    </property>
    <property name="icon">
     <iconset resource="images.qrc">
      <normaloff>:/img/Images/full-screen.png</normaloff>:/img/Images/full-screen.png</iconset>
    </property>
    <property name="iconSize">
     <size>
      <width>50</width>
      <height>50</height>
     </size>
    </property>
   </widget>
  </widget>
  <widget class="QStatusBar" name="statusbar"/>
  <widget class="QToolBar" name="toolBar">
   <property name="windowTitle">
    <string>toolBar</string>
   </property>
   <attribute name="toolBarArea">
    <enum>TopToolBarArea</enum>
   </attribute>
   <attribute name="toolBarBreak">
    <bool>false</bool>
   </attribute>
   <addaction name="actionOpen"/>
   <addaction name="actionPlay"/>
   <addaction name="actionPause"/>
   <addaction name="actionstop"/>
  </widget>
  <action name="actionOpen">
   <property name="checkable">
    <bool>true</bool>
   </property>
   <property name="icon">
    <iconset resource="images.qrc">
     <normaloff>:/img/Images/Folder.png</normaloff>:/img/Images/Folder.png</iconset>
   </property>
   <property name="text">
    <string>Open</string>
   </property>
   <property name="toolTip">
    <string>Open a file</string>
   </property>
   <property name="shortcut">
    <string>Ctrl+O</string>
   </property>
  </action>
  <action name="actionPause">
   <property name="icon">
    <iconset resource="images.qrc">
     <normaloff>:/img/Images/pause.png</normaloff>:/img/Images/pause.png</iconset>
   </property>
   <property name="text">
    <string>Pause</string>
   </property>
   <property name="shortcut">
    <string>Space</string>
   </property>
  </action>
  <action name="actionPlay">
   <property name="icon">
    <iconset resource="images.qrc">
     <normaloff>:/img/Images/play.png</normaloff>:/img/Images/play.png</iconset>
   </property>
   <property name="text">
    <string>Play</string>
   </property>
  </action>
  <action name="actionmaxVolume">
   <property name="icon">
    <iconset resource="images.qrc">
     <normaloff>:/img/Images/max-volume.png</normaloff>:/img/Images/max-volume.png</iconset>
   </property>
   <property name="text">
    <string>maxVolume</string>
   </property>
  </action>
  <action name="actionmuted">
   <property name="icon">
    <iconset resource="images.qrc">
     <normaloff>:/img/Images/mute.png</normaloff>:/img/Images/mute.png</iconset>
   </property>
   <property name="text">
    <string>muted</string>
   </property>
  </action>
  <action name="actionstop">
   <property name="icon">
    <iconset resource="images.qrc">
     <normaloff>:/img/Images/stop.png</normaloff>:/img/Images/stop.png</iconset>
   </property>
   <property name="text">
    <string>stop</string>
   </property>
  </action>
 </widget>
 <resources>
  <include location="images.qrc"/>
 </resources>
 <connections/>
</ui>
